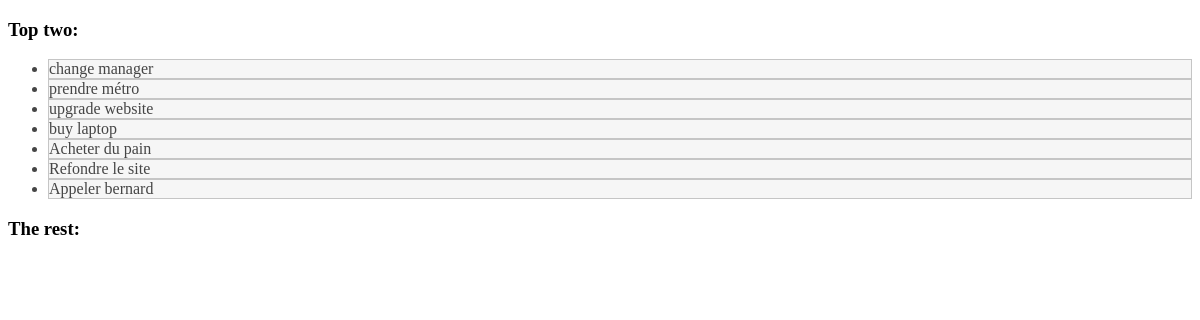
/entries/, run on an earlier commit of the app's database.
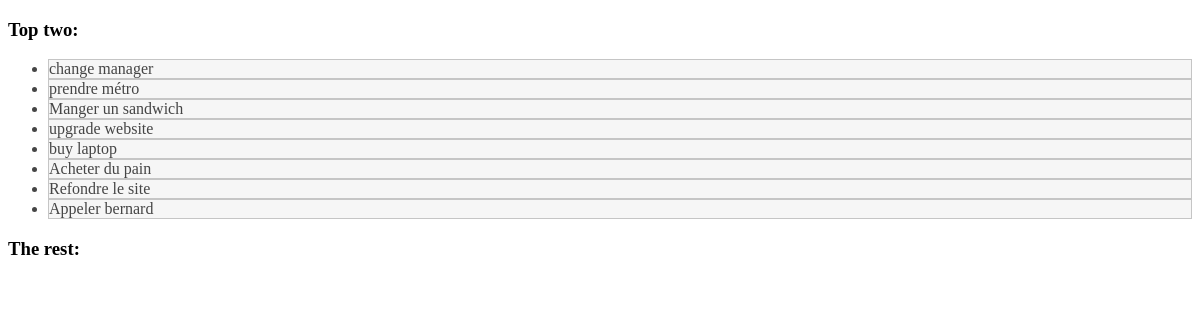
And on a later commit of the database.
### core/models.py (models this page shows, shortened)
class Entry(models.Model):
	user = models.ForeignKey(User)
	name = models.CharField(max_length=50)
	data = models.CharField(max_length=200, blank=True)
	order = models.IntegerField(default=0)
	class Meta:
		ordering = ['order']
		verbose_name_plural = "entries"
	def __str__(self):
		return str(self.name)
	def update_entry_url(self):
		return reverse (viewname="detail", args=[self.id])

### core/views.py (the view, shortened to what this page needs)
# urls.py: url(r'^entries/$', coreviews.index, name='index'),
def index(request):
	entry_list1 = coremodels.Entry.objects.order_by('order')[:20]
	entry_list2 = coremodels.Entry.objects.order_by('order')[20:]
	context = {'entry_list1': entry_list1, 'entry_list2': entry_list2}
	return render_to_response('entry/index.html', context, context_instance=RequestContext(request))

### templates/entry/index.html (shortened to what this page needs)
<!doctype html>
<html lang="en">
<head>
<link rel="stylesheet" href="http://code.jquery.com/ui/1.10.2/themes/overcast/jquery-ui.css">
</head>
<body>
    <h3>Top two:</h3>
    <ul id="sortable1" class="connectedSortable">
    {% for entry in entry_list1 %}
      <li id="entry_{{ entry.id }}" class="ui-state-default">
        <a href="{{ entry.update_entry_url }}">{{ entry }}</a>
      </li>
    {% endfor %}
    </ul>
    <h3>The rest:</h3>
</body>
</html>

What changed in the data, as far as the page shows it:
added Entry: name "Manger un sandwich"
